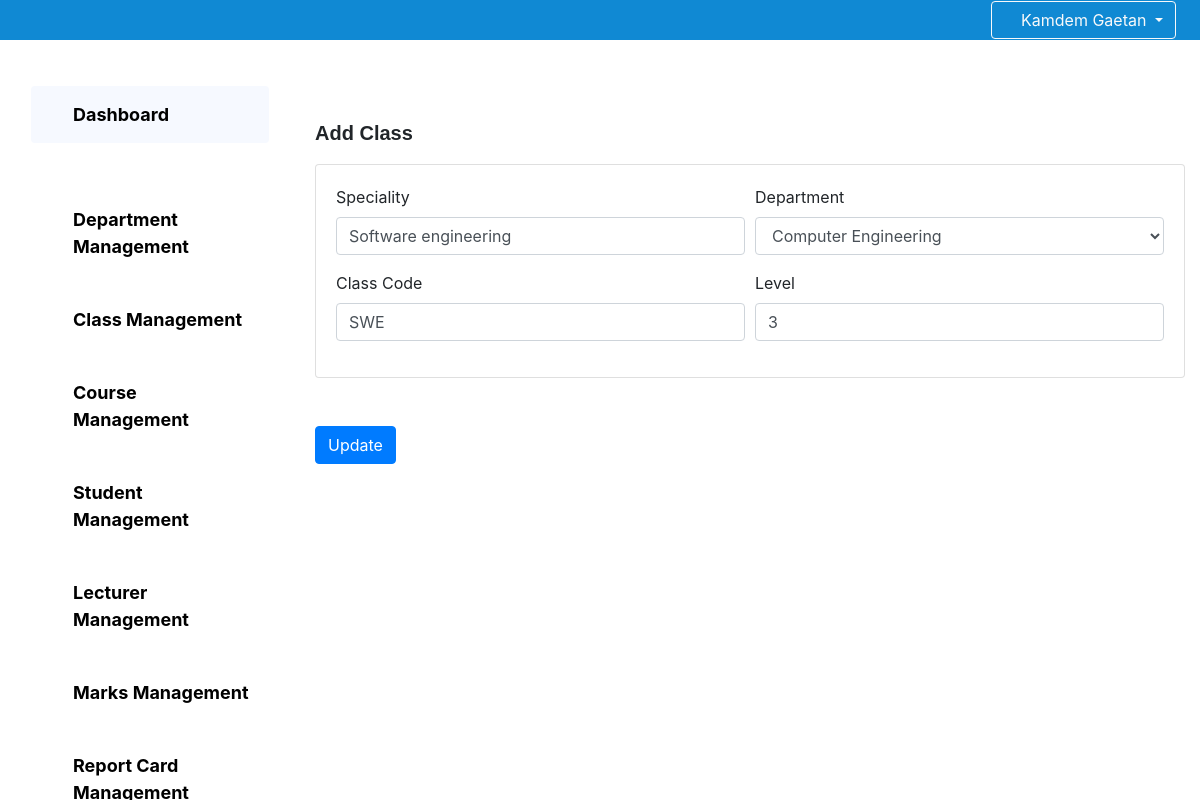
/administration/classes/update/3/ (signed in), run on the app's committed database.
### core/models.py (models this page shows, shortened)
class Classe(models.Model):
    creator=models.ForeignKey(Administrator,on_delete=models.DO_NOTHING)
    classcode=models.CharField(max_length=10)
    classname=models.CharField(max_length=255)
    level=models.CharField(max_length=255,null=True)
    speciality=models.CharField(max_length=255)
    department=models.ForeignKey(Department,on_delete=models.DO_NOTHING,null=True)
    creationdate=models.DateField(default=timezone.now)

### core/Administration/views.py (the view)
# urls.py: path('classes/update/<id>/',views_administration.updateclass, name='updateclass'),
@login_required
def updateclass(request, id):
    departments = Department.objects.all()
    try:
        classe = Classe.objects.get(id=id)
    except Classe.DoesNotExist:
        messages.error(request, "Class not found.")
        return redirect(reverse('administration:classes'))
    if request.method == "POST":
        user = request.user
        speciality = request.POST["speciality"]
        department_name = request.POST["department"]
        classcode = request.POST["classcode"]
        level = request.POST["level"]
        creator = Administrator.objects.get(user=user)
        try:
            department = Department.objects.get(departmentname=department_name)
        except Department.DoesNotExist:
            messages.error(request, "Department not found.")
            return redirect(reverse('administration:classes'))
        classe.speciality = speciality
        classe.department = department
        classe.classcode = classcode
        classe.level = level
        classe.creator = creator
        classe.save()
        messages.success(request, "Class successfully updated.")
        return redirect(reverse('administration:classes'))
    else:
        return render(request, 'administration/editclass.html', {
            "classe": classe,
            "departments": departments
        })

### template/Administration/editclass.html (shortened to what this page needs)
{% extends "Administration/base.html" %}
{% block dash %}
<form method="post" enctype="multipart/form-data" class="needs-validation" novalidate>
    <p class="mt-5" style="font-size: 20px; font-weight: bolder; font-family: Arial, Helvetica, sans-serif;">Add Class</p>
    <div class="card bg-white mt-2 mb-5">
      <div class="card-body">
            <div class="form-row">
              <div class="col-md-6 mb-3">
                <label for="validationTooltip01">Speciality</label>
                <input type="text" class="form-control" name="speciality" id="validationTooltip01" value="{{classe.speciality}}" required>
              </div>
              <div class="col-md-6 mb-3">
                <label for="validationTooltip02">Department</label>
                <select class="form-control" name="department" id="validationTooltip02" required>
                    {% for dept in departments %}
                        <option value="{{ dept.departmentname }}">{{ dept.departmentname }}</option>
                    {% endfor %}
                </select>
              </div>
            </div>
            <div class="form-row">
              <div class="col-md-6 mb-3">
                <label for="validationTooltip03">Class Code</label>
                <input type="text" class="form-control" name="classcode" id="validationTooltip03" value="{{classe.classcode}}" required>
              </div>
              <div class="col-md-6 mb-3">
                <label for="validationTooltip04">Level</label>
                <input type="text" class="form-control" name="level" id="validationTooltip04" value="{{classe.level}}" required>
              </div>
            </div>
      </div>
    </div>
    <button type="submit" class="btn btn-primary">Update</button>
</form>
{% endblock dash %}

### template/base.html (shortened to what this page needs)
{% load static %}
<!DOCTYPE html>
<html lang="en">
<head>
    <link rel="stylesheet" href='{% static "fontawesome/css/all.min.css" %}'>
    {% load bootstrap4 %}
    {% bootstrap_css %}
</head>
<body>
    <nav class="navbar navbar-expand-lg navbar-light bg-primary navbar-fixed">
        <form class="form-inline ml-auto">
            {% if request.user.is_authenticated %}
                <div class="dropdown">
                    <button class="btn btn-outline-light dropdown-toggle" type="button" id="userDropdown" data-toggle="dropdown" aria-haspopup="true" aria-expanded="false">
                        <i class="fas fa-user"></i> {{ request.user.get_full_name|title }}
                    </button>
                </div>
            {% endif %}
        </form>
    </nav>
    <div class="content-wrapper">
        {% block content %}{% endblock content %}
    </div>
    <link rel="stylesheet" href="https://unpkg.com/bootoast@1.0.1/dist/bootoast.min.css">
</body>
</html>

### template/base.html (style rules this page uses)
.navbar-fixed { position: fixed; top: 0; width: 100%; z-index: 1000; background-color: rgb(16, 137, 211) !important; padding:0px 2vw 0vw 5vw!important;I }
.content-wrapper { padding-top: 70px; }

### data on the page
Classe: speciality "Software engineering", classcode "SWE", level "3"

### other printed values
{{ request.user.get_full_name|title }} "Kamdem Gaetan"
form field department "Computer Engineering"
